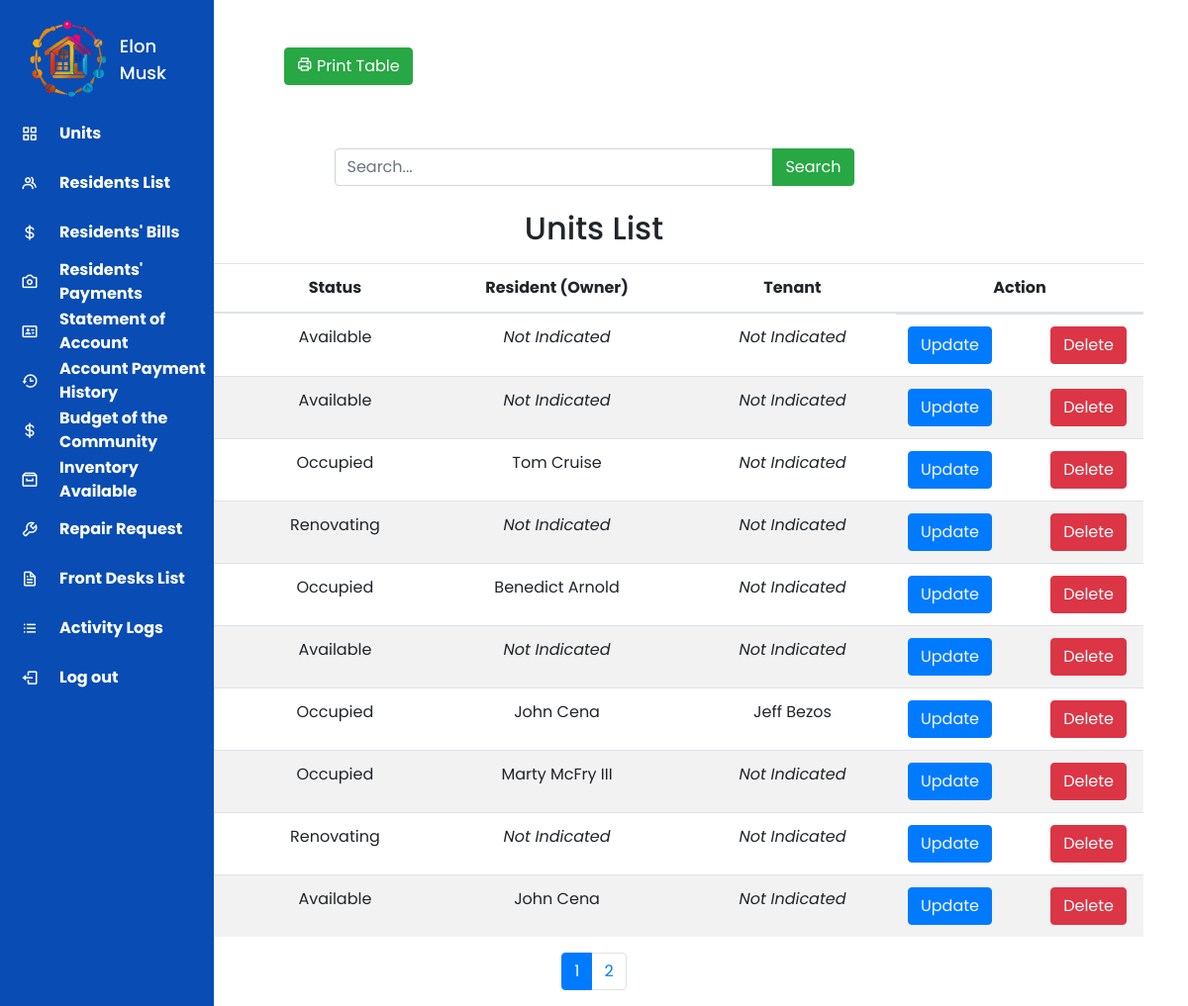
The page /casa_bougainvilla/administrator_dashboard/units.php (signed in) on the database its author committed.
### tables this page shows
CREATE TABLE `units` (
  `id` int(11) NOT NULL,
  `unit_number` int(16) NOT NULL,
  `unit_status` varchar(255) NOT NULL DEFAULT 'Free',
  `resident_id` varchar(255) DEFAULT NULL,
  `tenant_id` varchar(255) DEFAULT NULL,
  `condominium_id` int(16) NOT NULL,
  `is_deleted` tinyint(1) NOT NULL DEFAULT 0
);

### casa_bougainvilla/administrator_dashboard/units.php (the view, shortened to what this page needs)
<?php
include('../../includes/database.php');
$rowsPerPage = 10;
$page = isset($_GET['page']) ? intval($_GET['page']) : 1;
$offset = ($page - 1) * $rowsPerPage;
?>
<!doctype html>
<html lang="en">
<head>
    <link rel="stylesheet" href="https://cdn.jsdelivr.net/npm/bootstrap@4.0.0/dist/css/bootstrap.min.css">
    <link href='https://unpkg.com/boxicons@2.0.7/css/boxicons.min.css' rel='stylesheet'>
    <link rel="stylesheet" type="text/css"
        href="https://cdnjs.cloudflare.com/ajax/libs/jquery.tablesorter/2.31.3/css/theme.bootstrap.min.css">
    <link rel="stylesheet" type="text/css"
        href="https://cdnjs.cloudflare.com/ajax/libs/jquery.tablesorter/2.31.3/css/theme.default.min.css">
</head>
<body>
    <?php include "../../includes/sidebars/administrator_sidebar.php" ?>
    <div class="container">
        <button class="btn btn-primary mx-5 my-5"><a href="add_unit.php" class="text-light">Add Unit</a></button>
        <button class="btn btn-success mx-5 my-3" onclick="downloadPDF()"><i class='bx bx-printer'></i> Print
            Table</button>
        <div class="container mt-3">
            <div class="row">
                <div class="col-md-6 offset-md-3">
                    <form method="post" action="units.php">
                        <div class="input-group">
                            <input type="text" name="searchInput" class="form-control" placeholder="Search...">
                            <div class="input-group-append">
                                <button class="btn btn-success" type="submit" name="searchButton">
                                    <i class="bi bi-search"></i> Search
                                </button>
                            </div>
                        </div>
                    </form>
                </div>
            </div>
        </div>
        <div class="print-section">
            <div class="list-of-sales second-table">
                <h2 class="mt-4 mb-3" style="white-space: nowrap; text-align: center;">Units List</h2>
                <table id="TableSorter2" class="table col-mx-5">
                    <thead>
                        <tr>
                            <th scope="col" style="white-space: nowrap; text-align: center;">
                                <center>Unit Number</center>
                            </th>
                            <th scope="col" style="white-space: nowrap; text-align: center;">
                                <center>Status</center>
                            </th>
                            <th scope="col" style="white-space: nowrap; text-align: center;">
                                <center>Resident (Owner)</center>
                            </th>
                            <th scope="col" style="white-space: nowrap; text-align: center;">
                                <center>Tenant</center>
                            </th>
                            <th class="action-column" scope="col" style="white-space: nowrap; text-align: center;">
                                <center>Action</center>
                            </th>
                        </tr>
                    </thead>
                    <tbody>
                        <?php
                        $sql = "SELECT * FROM units WHERE is_deleted = 0 LIMIT $offset, $rowsPerPage";
                        $query = $mysqli->query($sql);
                        while ($row = $query->fetch_assoc()) {
                            $id = $row['id'];
                            $unit_number = $row['unit_number'];
                            $unit_status = $row['unit_status'];
                            $resident = $row['resident_id'];
                            $tenant = $row['tenant_id'];
                            echo '<tr>
                        <th scope="row" style="white-space: nowrap; text-align: center;"><center>' . $unit_number . '</center></th>
                            <td style="white-space: nowrap; text-align: center;"><center>' . $unit_status . '</center></td>
                            <td style="white-space: nowrap; text-align: center;"><center>' . ($resident ? $resident : '<i>Not Indicated</i>') . '</center></td>
                            <td style="white-space: nowrap; text-align: center;"><center>' . ($tenant ? $tenant : '<i>Not Indicated</i>') . '</center></td>
                            <td class="action-column action-buttons" style="white-space: nowrap;">
                                <button class="btn btn-primary"><a href="update_unit.php?updateid=' . $id . '" class="text-light">Update</a></button>
                                <button class="btn btn-danger" data-id="' . $id . '">Delete</button>
                            </td>
                    </tr>';
                        }
                        ?>
                    </tbody>
                </table>
            </div>
            <ul class="pagination justify-content-center">
                <?php
                $totalRows = $search_result->num_rows ?? $mysqli->query("SELECT COUNT(*) as count FROM units WHERE is_deleted = 0")->fetch_assoc()['count'];
                $totalPages = ceil($totalRows / $rowsPerPage);
                for ($i = 1; $i <= $totalPages; $i++) {
                    $isActive = ($i == $page) ? 'active' : '';
                    $pageLink = (isset($search_result)) ? "units.php?searchInput=$searchInput&page=$i" : "units.php?page=$i";
                    echo '<li class="page-item ' . $isActive . '"><a class="page-link" href="' . $pageLink . '">' . $i . '</a></li>';
                }
                ?>
            </ul>
</body>
</html>

### casa_bougainvilla/administrator_dashboard/units.php (style rules this page uses)
* { margin: 0; padding: 0; box-sizing: border-box; font-family: 'Poppins', sans-serif; }
tbody tr:nth-child(even) { background-color: #f2f2f2; }
tbody tr:nth-child(odd) { background-color: #ffffff; }
.action-buttons { text-align: center; display: flex; justify-content: space-between; }
.action-buttons button { margin-right: 5px; }
th.action-column, td.action-column { width: 250px; }

### includes/sidebars/administrator_sidebar.php (style rules this page uses)
* { margin: 0; padding: 0; box-sizing: border-box; font-family: 'Poppins', sans-serif; }

### rows shown on the page
units: unit_status "Available", resident_id "Not Indicated"
units: unit_status "Available", resident_id "Not Indicated"
units: unit_status "Occupied", resident "Tom Cruise", shows "Not Indicated"
units: unit_status "Renovating", resident_id "Not Indicated"
units: unit_status "Occupied", resident "Benedict Arnold", shows "Not Indicated"
units: unit_status "Available", resident_id "Not Indicated"
units: unit_status "Occupied", resident "John Cena", tenant "Jeff Bezos"
units: unit_status "Occupied", resident "Marty McFry III", shows "Not Indicated"
units: unit_status "Renovating", resident_id "Not Indicated"
units: unit_status "Available", resident "John Cena", tenant_id "Not Indicated"

### other values the page prints
$_SESSION['username'] "Elon Musk"
